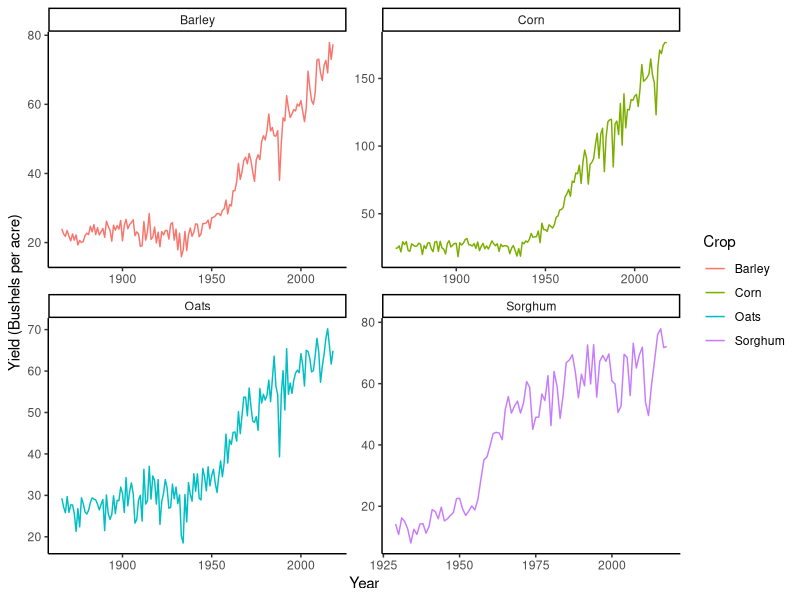

R code for this plot: (Note: this script raises an error after producing the figure.)
## ---- chunk 1
knitr::opts_chunk$set(echo = TRUE)
## ---- chunk 2
#load packages

library(tidyverse)




#read in files
fertilizer <- read_csv("fertilizer.csv")

grain <- read_csv("grain.csv")

## ---- chunk 3

#wrangle the data
grain_yvt <- grain %>%
  select(year, commodity, yield) %>%
  filter(yield != "NA")

#load the png
barley <- "barley.png"

#visualize the data
crop_plot <- ggplot(grain_yvt, aes(x = year, y = yield, color = commodity)) +
  geom_line() +
  facet_wrap(~ commodity, scale = "free") +
  scale_color_discrete(name = "Crop") +
  theme_classic() +
  labs(x = "Year",
       y = "Yield (Bushels per acre)")

crop_plot

#animate the data
crop_animate <- animate(crop_plot, nframes = 50, renderer = gifski_renderer("Sidney_Gerst_extra1.gif"))



